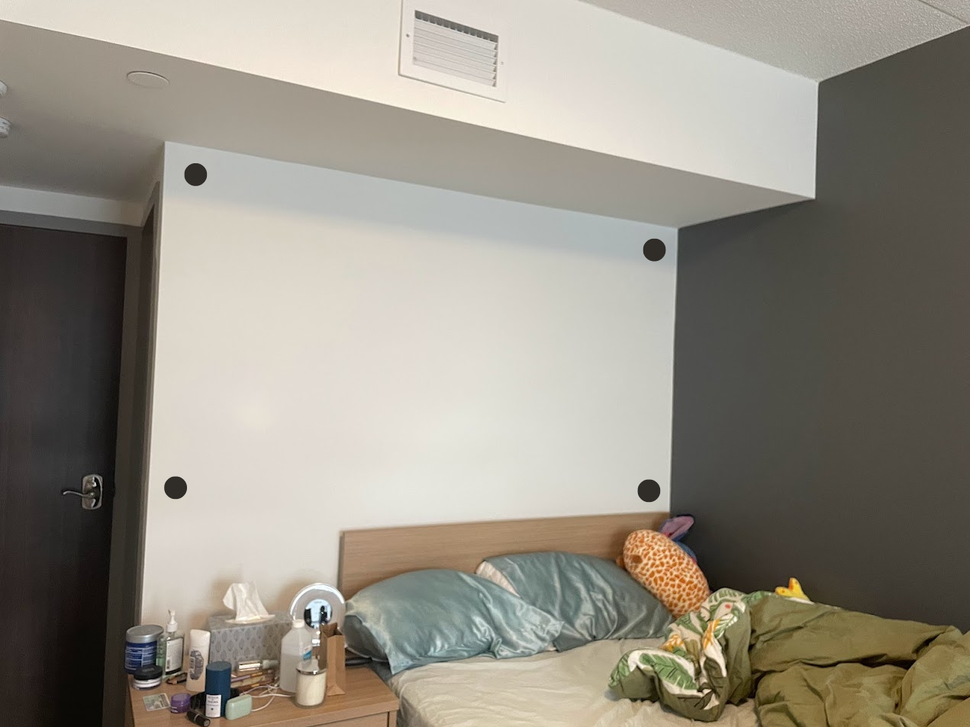
#> input picture math-engine/right-tilt-circles.png, 970 x 727 px, shrunk from 1271 x 953 before the run, found by its file name
$ python detect-circles.py
#> lines starting #> are read from the running program, lines starting #| are printed output that depends on the picture; after the words box and inside, x2 and y2 are one past the last pixel; in counts of white or black regions, pixels touching at a corner belong together
#from:
#https://www.geeksforgeeks.org/circle-detection-using-opencv-python/
#https://stackoverflow.com/questions/16615662/how-to-write-text-on-a-image-in-windows-using-python-opencv2

import cv2
import numpy as np

font                   = cv2.FONT_HERSHEY_SIMPLEX
fontScale              = 1
fontColor              = (0,255,255)
thickness              = 1
lineType               = 2

def get_corner_circles(detected_circles):
    closest = []

    return closest

# Read image.
img = cv2.imread("C:\\Users\\Jenny\\Documents\\WallBoundProjector\\math-engine\\right-tilt-circles.png", cv2.IMREAD_COLOR)
#> img is the input picture: shape (727, 970, 3); mean B, G, R 132, 143.3, 148.6

# Convert to grayscale.
gray = cv2.cvtColor(img, cv2.COLOR_BGR2GRAY)
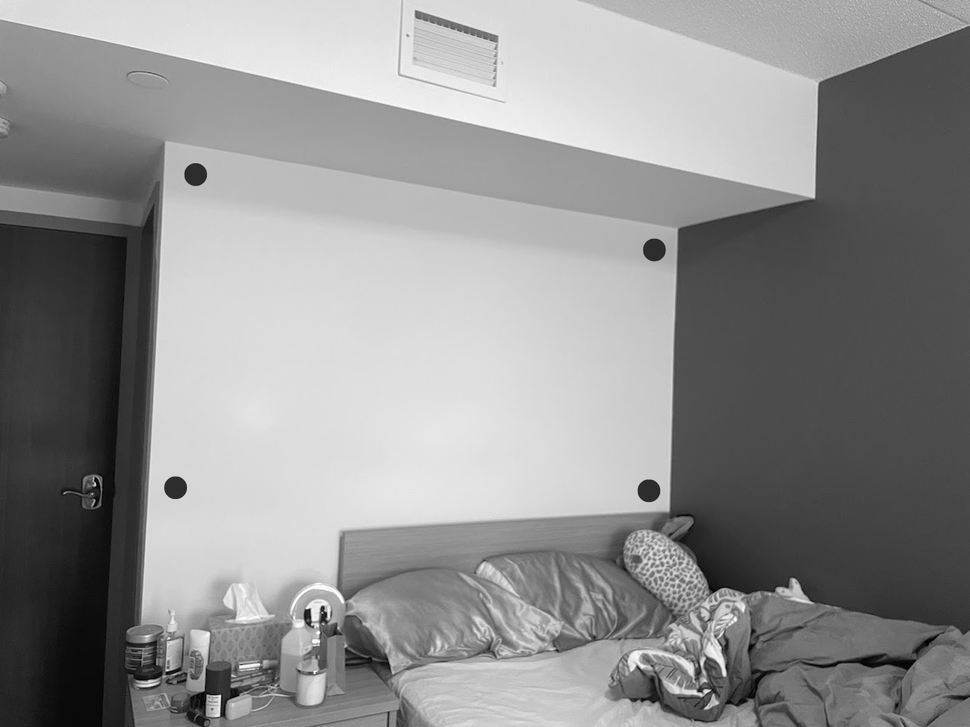
#> gray: shape (727, 970); min 0, max 255, mean 143.6

# Blur using 3 * 3 kernel.
gray_blurred = cv2.blur(gray, (3, 3))

DP = 1
MINDIST = 50

# Apply Hough transform on the blurred image.
detected_circles = cv2.HoughCircles(
                    image = gray_blurred,
                    method = cv2.HOUGH_GRADIENT,
                    dp = DP,
                    minDist= MINDIST,
                    param1 = 50, #higher than param2.
                    param2 = 30,  #how perfect circles are
                    minRadius = 5,
                    maxRadius = 25)
#> detected_circles = [[664.5, 577.5, 22.2], [318.5, 612.5, 24.4], [648.5, 490.5, 11.6], [252.5, 688.5, 22.2], [589.5, 617.5, 21.1], [676.5, 682.5, 18.8], [653.5, 249.5, 11.8], [175.5, 487.5, 11.8], [195.5, 174.5, 11.8], [699.5, 617.5, 9.6]]
# Draw circles that are detected.
if detected_circles is not None:

    # Convert the circle parameters a, b and r to integers.
    detected_circles = np.uint16(np.around(detected_circles))
#> detected_circles = [[664, 578, 22], [318, 612, 24], [648, 490, 12], [252, 688, 22], [590, 618, 21], [676, 682, 19], [654, 250, 12], [176, 488, 12], [196, 174, 12], [700, 618, 10]]

    #find 4 circles in closest size? and
    #some posters could have circles too

    for pt in detected_circles[0, :]:
        a, b, r = pt[0], pt[1], pt[2]

        # Draw the circumference of the circle.
        cv2.circle(img, (a, b), r, (0, 255, 0), 2)

        #radius size
        cv2.putText(img,
            str(r),
            (a,b),
            font,
            fontScale,
            fontColor,
            thickness,
            lineType)
        # Draw a small circle (of radius 1) to show the center.
        cv2.circle(img, (a, b), 1, (0, 0, 255), 3)
#> this loop made 10 passes
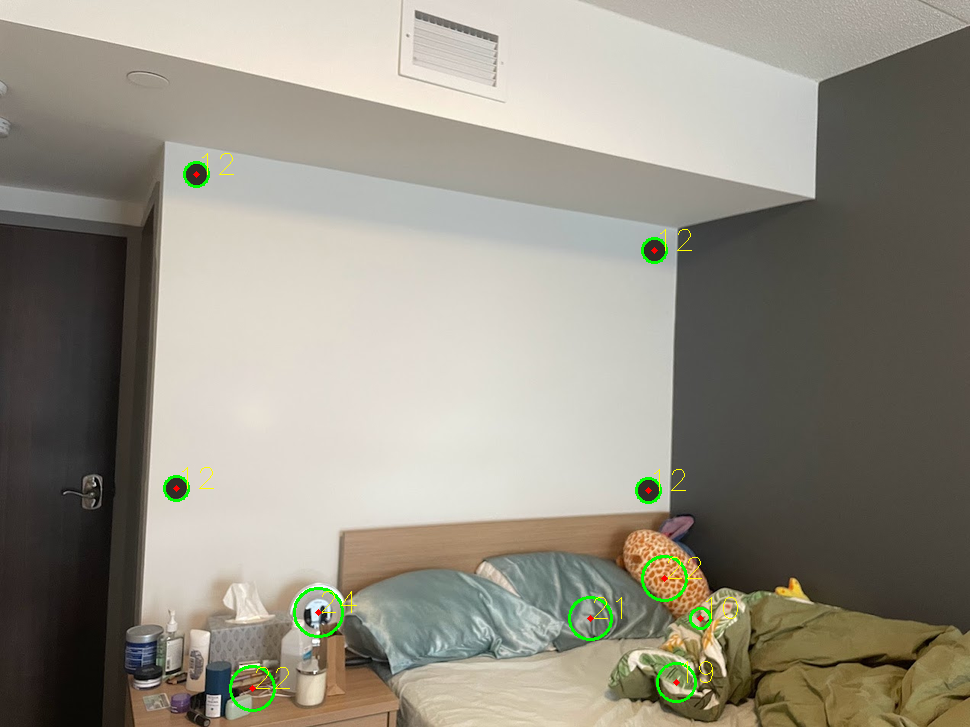
#> img: shape (727, 970, 3); 0.59% of pixels changed, all inside (x1, y1, x2, y2) = (163, 153, 738, 712)


    #get 4 sorta equidist from the origin that are similar in size

    corner_circles = get_corner_circles(detected_circles)
#> corner_circles = []

    cv2.imshow("Detected Circle", img)
    cv2.waitKey(0)
